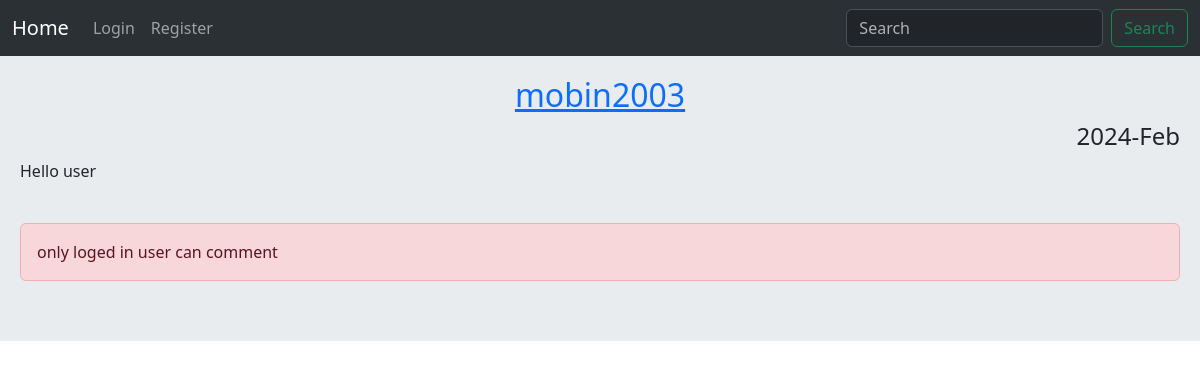
Page /post/12/hello-user/ on the earlier database version.
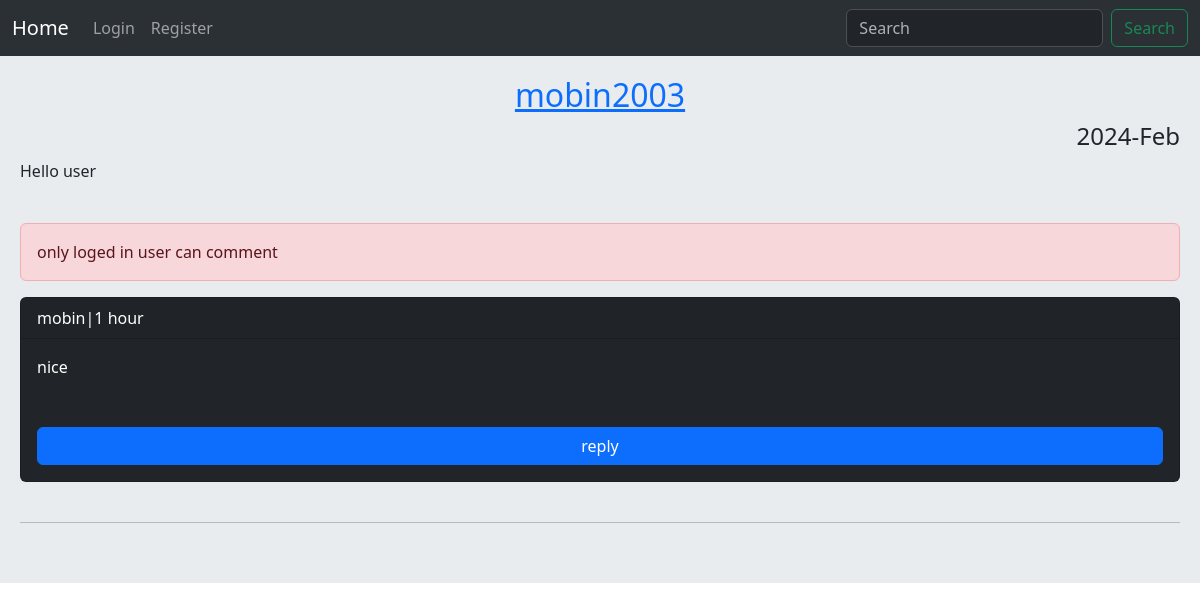
Same page on the later database version.
### home/models.py (models this page shows, shortened)
class Comment(models.Model):
    user = models.ForeignKey(User , on_delete=models.CASCADE , related_name ='ucomments')
    post = models.ForeignKey(Post , on_delete=models.CASCADE , related_name='pcomments')
    reply = models.ForeignKey('self', on_delete= models.CASCADE , related_name='rcomment' , blank=True , null=True)
    is_reply = models.BooleanField(default=False)
    body = models.TextField(max_length=400)
    created = models.DateTimeField(auto_now_add=True)
    class Meta:
        ordering = ('-created',)

### home/views.py (the view)
# urls.py: path('post/<int:post_id>/<slug:post_slug>/',views.PostDetailView.as_view(),name='post_detail'),
class PostDetailView(View):
    form_class = CommentCreateForm
    def setup(self , request , *args, **kwargs):
        self.post_instance = get_object_or_404(Post , pk = kwargs['post_id'] , slug = kwargs['post_slug'])
        return super().setup(request , *args, **kwargs)
    def get(self , request , post_id , post_slug):
        comments = self.post_instance.pcomments.filter(is_reply=False)
        can_like = False
        if request.user.is_authenticated and self.post_instance.user_can_like(request.user):
            can_like= True
        return render(request , 'home/detail.html',{'post':self.post_instance , 'comments':comments , 'form':self.form_class,'can_like':can_like})

### home/templates/home/detail.html (shortened to what this page needs)
{% extends "base.html" %}
{% block content %}
<h2 class="text-center"><a href="{% url 'account:user_profile' post.user.id %}">{{ post.user }}</a></h2>
<h4 class="text-end">{{ post.updated|date:"Y-M" }}</h4>
<p>{{ post.body }}</p><br/>
{% if request.user.is_authenticated %}
    <div class="w-100 d-flex justify-content-between">
        <a class="btn btn-primary  " href="{% url 'home:post_comment' post.id %}">comment</a>
    <a class="btn btn-{% if not can_like %}outline-{% endif %}danger col-md-3" href="{% url 'home:post_like' post.id %}">
    {{ post.likesCount }} like
    {% if not can_like %}
        <svg xmlns="http://www.w3.org/2000/svg" width="16" height="16" fill="currentColor" class="bi bi-heart" viewBox="0 0 16 16">
            <path d="m8 2.748-.717-.737C5.6.281 2.514.878 1.4 3.053c-.523 1.023-.641 2.5.314 4.385.92 1.815 2.834 3.989 6.286 6.357 3.452-2.368 5.365-4.542 6.286-6.357.955-1.886.838-3.362.314-4.385C13.486.878 10.4.28 8.717 2.01zM8 15C-7.333 4.868 3.279-3.04 7.824 1.143q.09.083.176.171a3 3 0 0 1 .176-.17C12.72-3.042 23.333 4.867 8 15"/>
        </svg>
    {% else %}
        <svg xmlns="http://www.w3.org/2000/svg" width="16" height="16" fill="currentColor" class="bi bi-heart-fill" viewBox="0 0 16 16">
            <path fill-rule="evenodd" d="M8 1.314C12.438-3.248 23.534 4.735 8 15-7.534 4.736 3.562-3.248 8 1.314"/>
        </svg>
    {% endif %}
    </a>
    </div><hr/>
{% else %}
    <p class="alert alert-danger"> only loged in user can comment</p>
{% endif %}
{% for comment in comments %}
    <div class="card bg-dark text-white">
        <p class="card-header">{{ comment.user }}|{{ comment.created|timesince }}</p>
        <p class="card-body">{{ comment.body }}</p>
        <a class="btn btn-primary m-3" href="{% url 'home:user_replycomment' post.id comment.id %}">reply</a>
    </div>
<br/><hr/>
{% endfor %}
<br/>
{% endblock content %}

Differences in the rows shown:
added Comment: user "mobin", created "1 hour", body "nice"
